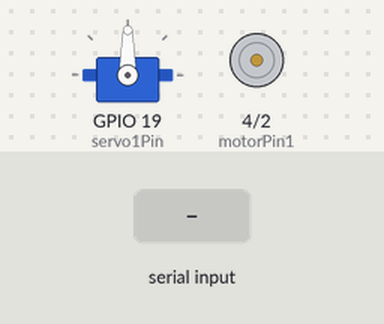
Bench run of a sketch on a simulated ESP32. On the bench: servo, motor-driver pin pairs drawn as motors (green arrow = first pin HIGH = forward, orange = second pin HIGH = backward, longer = more drive, scaled by the enable pin). The test bench sets the inputs (shaded band). Nothing arrives over Bluetooth unless stated; what the sketch prints to the serial monitor is not drawn.

Above: at 1.2 s.
1.3 s: "0\n" received over the second serial link
At 2.0 s:
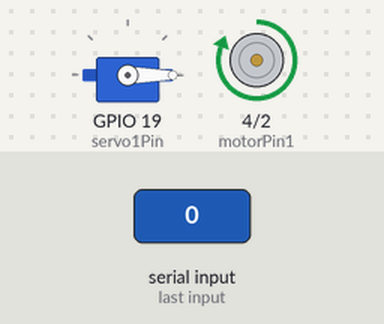
2.8 s: "90,45\n" received over the second serial link
At 4.2 s:
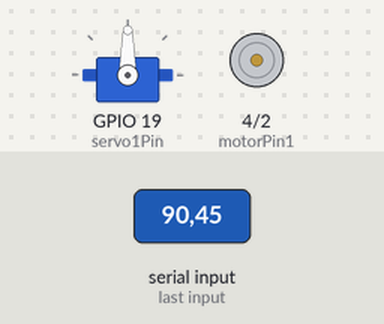
Timing chart, 0 to 5.8 s (numbered marks = the images above; inputs shaded):
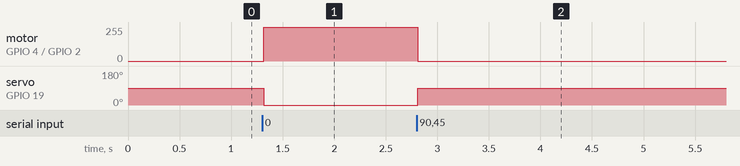

The sketch:

ESP32_Servo360_Motor_BT.ino
```cpp
//kode tes menggunakan bluetooth
#include <Servo_ESP32.h>

static const int servo1Pin = 19;

int motorPin1 = 4;
int motorPin2 = 2;
int enablePin = 14;

Servo_ESP32 servo1;
int servo1Angle;

#include "BluetoothSerial.h" // command enable bluetooth esp32
#if !defined(CONFIG_BT_ENABLED) || !defined(CONFIG_BLUEDROID_ENABLED)
#error Bluetooth is not enabled! Please run `make menuconfig` to and enable it
#endif

BluetoothSerial SerialBT;
char receivedChar;
String inData;

void setup() {
  pinMode(motorPin1, OUTPUT);
  pinMode(motorPin2, OUTPUT);
  pinMode(enablePin, OUTPUT);

  servo1.attach(servo1Pin);

  Serial.begin(115200);
  SerialBT.begin("ESP32_Servo360_Motor"); //Bluetooth device name
  Serial.println("The device started, now you can pair it with bluetooth!");


  }

void loop() {
//read input BT
  if (Serial.available()) {
    SerialBT.write(Serial.read());

  }
  while (SerialBT.available() ) {
    receivedChar =(char)SerialBT.read();
    inData += receivedChar;
        if (receivedChar == '\n')
        {
    //int untuk mengatur input ON/OFF (nama bisa diganti)
    servo1Angle = inData.toInt() ;//convert it to integer

    if(servo1Angle == 0)
    {
      servo1.write(0);//move servo to that angle (on)
      analogWrite(enablePin, 255);
      digitalWrite(motorPin1, HIGH);
      digitalWrite(motorPin2, LOW);
    }

    else if(servo1Angle == 90)
    {
      servo1.write(90);//move servo to that angle (off)
      analogWrite(enablePin, 0);
      digitalWrite(motorPin1, LOW);
      digitalWrite(motorPin2, LOW);
    }
         inData = ""; // Clear recieved buffer

        }


  } delay(20);

}
```

Measured:
- after the input at 1.3 s, motor on GPIO 4 (motorPin1) / GPIO 2 (motorPin2): stopped → forward 255/255 at once; servo on GPIO 19 (servo1Pin): 90° → 0° at once
- after the input at 2.8 s, motor on GPIO 4 (motorPin1) / GPIO 2 (motorPin2): forward 255/255 → stopped at once; servo on GPIO 19 (servo1Pin): 0° → 90° at once
